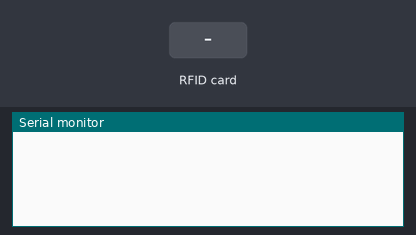
A program run on a simulated Arduino Uno, built with avr-gcc and run on an emulated ATmega328P. On the bench: the last lines printed to the serial monitor. The inputs (shaded band) are chosen by the test bench.

Above: at 1.2 s.
1.3 s: RFID card 5E 7A 19 C4 held to the reader
At 1.4 s:
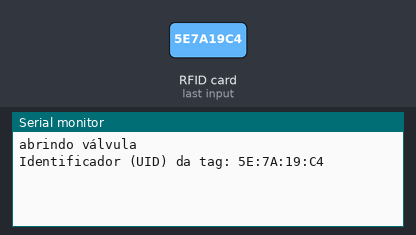
At 1.8 s:
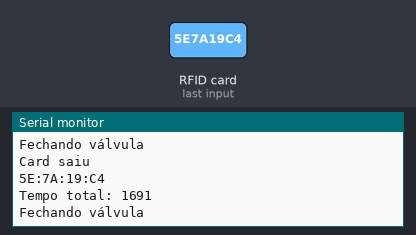
2.8 s: RFID card 5E 7A 19 C4 held to the reader
5.8 s: RFID card 5E 7A 19 C4 held to the reader
Timing chart, 0 to 8.8 s (numbered marks = the images above; inputs shaded):
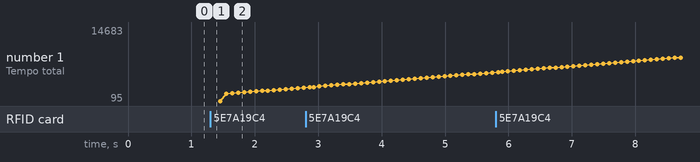

The program:

main.cpp
```cpp
#include <Arduino.h>
#include <SoftwareSerial.h>
#include <MFRC522.h>
#include <SPI.h> //INCLUSÃO DE BIBLIOTECA
#include <EEPROM.h>

#define SS_PIN 10 // PINO SDA
#define RST_PIN 9 // PINO DE RESET

#define uidSize 4

MFRC522 rfid(SS_PIN, RST_PIN); // PASSAGEM DE PARÂMETROS REFERENTE AOS PINOS
void openValve()
{
  Serial.println("abrindo válvula");
}

void closeValve()
{
  Serial.println("Fechando válvula");
}

class consumption
{
  const static int cardsLimit = 50;

private:
  char cardUIDs[cardsLimit][uidSize + 1];
  unsigned int consumptions[cardsLimit];
  int firstEmptyIndex;

  int findCardIndex(String uid)
  {
    for (int i = 0; i < cardsLimit; i++)
    {
      if (uid == cardUIDs[i])
      {
        return i;
      }
    }
    return 0;
  }

  int setNewCard(char uid[4])
  {
    strncpy(cardUIDs[firstEmptyIndex], uid, 4);
    consumptions[firstEmptyIndex] = 0;

    return (firstEmptyIndex++); // rreturn element and add one to the next one
  }

public:
  consumption()
  {
    firstEmptyIndex = 1;
  };
  void addConsunmption(char uid[4], unsigned int consumption)
  {
    int cardIndex = findCardIndex(uid);
    if (cardIndex == 0)
    { // New card setting new
      cardIndex = setNewCard(uid);
    }
    consumptions[cardIndex] += consumption;
  };
  String dumpConsumptions()
  {
    String dump = "";
    for (int i = 1; i < firstEmptyIndex; i++)
    {
      float consumptionSeconds = float(consumptions[i]) / 100;
      dump += String(cardUIDs[i]) +
              String(':') +
              String(consumptionSeconds) +
              String(" s") +
              String("\r\n");
    }
    return dump;
  };
  void save2Eeprom()
  {
    EEPROM.put(0,
               this->firstEmptyIndex);
    EEPROM.put(sizeof(this->firstEmptyIndex),
               this->consumptions);
    EEPROM.put(sizeof(this->firstEmptyIndex) + sizeof(this->cardUIDs),
               this->cardUIDs);
  }
  void loadFromEeprom()
  {
    EEPROM.get(0,
               this->firstEmptyIndex);
    EEPROM.get(sizeof(this->firstEmptyIndex),
               this->consumptions);
    EEPROM.get(sizeof(this->firstEmptyIndex) + sizeof(this->cardUIDs),
               this->cardUIDs);
  }
};

bool checkCardRemoval()
{
  uint8_t control = 0;
  for (int i = 0; i < 3; i++)
  {
    if (!rfid.PICC_IsNewCardPresent())
    {
      if (rfid.PICC_ReadCardSerial())
      {
        // Serial.print('a');
        control |= 0x16;
      }
      if (rfid.PICC_ReadCardSerial())
      {
        // Serial.print('b');
        control |= 0x16;
      }
      // Serial.print('c');
      control += 0x1;
    }
    // Serial.print('d');
    control += 0x4;
  }

  // Serial.println(control);
  if (control == 13 || control == 14)
  {
    return false;
  }
  else
  {
    return true;
  }
}

bool cardDetected;
unsigned long cardStart;
String strID;
char bytesId[uidSize + 1];
consumption consumptions;
unsigned long routineSaveMillis;
unsigned long intervalToSaveEeprom;
bool routineChangedBool;

void setup()
{
  Serial.begin(9600); // INICIALIZA A SERIAL
  SPI.begin();        // INICIALIZA O BARRAMENTO SPI
  rfid.PCD_Init();    // INICIALIZA MFRC522

  cardDetected = false;
  cardStart = 0;
  consumptions = consumption();
  routineSaveMillis = millis();
  intervalToSaveEeprom = 300000L;
  routineChangedBool = false;
}

void loop()
{
  if (!cardDetected)
  {
    rfid.PICC_IsNewCardPresent();
    if (rfid.PICC_ReadCardSerial())
    {
      openValve();
      cardDetected = true;
      cardStart = millis();

      strID = "";
      for (byte i = 0; i < 4; i++)
      {
        strID +=
            (rfid.uid.uidByte[i] < 0x10 ? "0" : "") +
            String(rfid.uid.uidByte[i], HEX) +
            (i != 3 ? ":" : "");
        bytesId[i] = rfid.uid.uidByte[i];
      }
      strID.toUpperCase();
      /***FIM DO BLOCO DE CÓDIGO RESPONSÁVEL POR GERAR A TAG RFID LIDA***/

      Serial.print("Identificador (UID) da tag: "); // IMPRIME O TEXTO NA SERIAL
      Serial.println(strID);                        // IMPRIME NA SERIAL O UID DA TAG RFID
    }
  }
  else
  {
    if (checkCardRemoval())
    {
      closeValve();
      unsigned long totalTime = millis() - cardStart;
      unsigned int openTimeCS = totalTime / 10;
      consumptions.addConsunmption(bytesId, openTimeCS);
      routineChangedBool = true;
      cardStart = 0;
      Serial.println("Card saiu");
      Serial.println(strID);
      Serial.print("Tempo total: ");
      Serial.println(totalTime);

      rfid.PICC_HaltA();      // PARADA DA LEITURA DO CARTÃO
      rfid.PCD_StopCrypto1(); // PARADA DA CRIPTOGRAFIA NO PCD
    }
  }

  if ((millis() - routineSaveMillis) > intervalToSaveEeprom)
  {
    // It wont overflow because it reaches 50 days running
    if (routineChangedBool)
    {
      consumptions.save2Eeprom();
      routineSaveMillis = millis();
    }
    routineChangedBool = false;
  }

  if (Serial.available())
  { // Enquanto a Serial receber dados
    delay(10);
    String comando = "";

    while (Serial.available())
    {                                 // Enquanto receber comandos
      comando += (char)Serial.read(); // Lê os caractéres
    }
    if (comando == "a")
    {
      Serial.println("recebi a");
    }
    if (comando == "b")
    {
      char time[5] = "bbbb";
      consumptions.addConsunmption(time, 10);
    }
    if (comando == "c")
    {
      char time[5] = "cccc";
      consumptions.addConsunmption(time, 10);
    }
    if (comando == "d")
    {
      char time[5] = "dddd";
      consumptions.addConsunmption(time, 10);
    }
    if (comando == "e")
    {
      Serial.println("Dumping");
      Serial.println(consumptions.dumpConsumptions());
    }
    if (comando == "f")
    {
      Serial.println("Saving to EEPROM");
      consumptions.save2Eeprom();
    }
    if (comando == "g")
    {
      Serial.println("Loading from EEPROM");
      consumptions.loadFromEeprom();
    }
  }
}
```

Measured:
- after the input at 1.3 s, the serial monitor: prints a new line at once (image 1)
- plotted number 1: 2724 → 5697 after the input at 2.8 s
